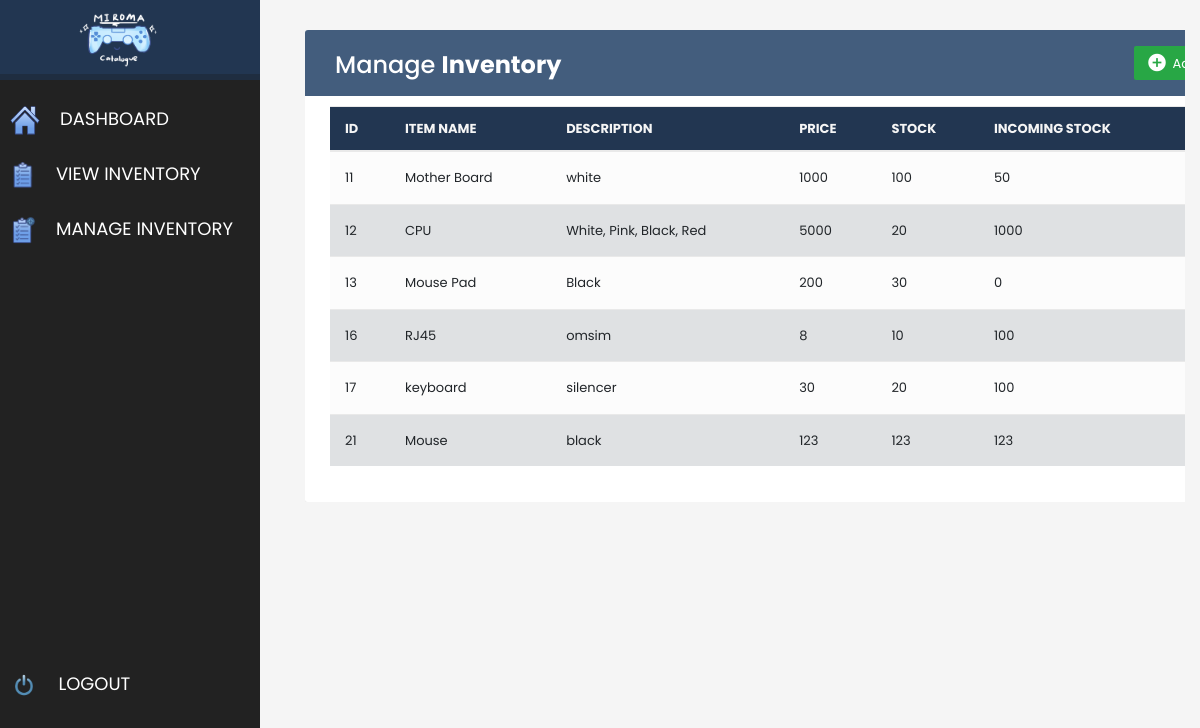
/u-manageinv.php, run on the app's committed database.
### tables this page shows
CREATE TABLE `inventory_stock` (
  `Inventory_ID` int(12) NOT NULL,
  `Item_stock` int(150) NOT NULL,
  `Incoming_stock` int(150) NOT NULL,
  `Item_ID` int(12) NOT NULL
);

CREATE TABLE `inventory` (
  `Item_ID` int(12) NOT NULL,
  `Item_name` varchar(150) NOT NULL,
  `Item_description` varchar(150) NOT NULL,
  `Item_price` decimal(50,0) NOT NULL
);

### u-manageinv.php (the view, shortened to what this page needs)
<!DOCTYPE html>
<html lang="en">
<head>
<link rel="stylesheet" href="css/manageinv_design.css"/>
<link rel="stylesheet" href="https://stackpath.bootstrapcdn.com/bootstrap/4.5.0/css/bootstrap.min.css">
<link rel="stylesheet" href="https://maxcdn.bootstrapcdn.com/font-awesome/4.7.0/css/font-awesome.min.css">
</head>
<body>
	<nav class="side-nav">
		<div class="logo">
		  <img src="images/nav-logo.png" alt="Logo">
		</div>
		<ul>
			<li>
				<img src="images/HomeIcon.png" alt="Button" style="max-width: 30px; height: 30px;">
				<a href="u-dashboard.php">DASHBOARD</a>
			  </li>
			  <li>
				<img src="images/InventoryIcon.png" alt="Button" style="max-width: 30px; height: 30px; padding:10;">
				<a href="u-view-inv.php">VIEW INVENTORY</a>
			  </li>
			  <li>
				<img src="images/InventoryIcon(manage).png" alt="Button" style="max-width: 30px; height: 30px; padding:10;">
				<a href="u-manageinv.php">MANAGE INVENTORY</a>
			  </li>
			  <li> <img src="images/LogOutIcon.png" alt="Button" style="max-width: 30px; height: 30px; padding:10;">
				<a href="logoutconf.php">LOGOUT</a>
			  </li>
		</ul>
	  </nav>
<div class="container-xl">
	<div class="table-responsive">
		<div class="table-wrapper">
			<div class="table-title">
				<div class="row">
					<div class="col-sm-6">
						<h2>Manage <b>Inventory</b></h2>
					</div>
					<div class="col-sm-6">
						<a href="#addEmployeeModal" class="btn btn-success" data-toggle="modal"><i class="material-icons">&#xE147;</i> <span>Add New Item</span></a>
					</div>
				</div>
			</div>
			<table class="table table-striped table-hover">
				<thead>
					<tr>
						<th>ID</th>
						<th>ITEM NAME</th>
						<th>DESCRIPTION</th>
						<th>PRICE</th>
						<th>STOCK</th>
						<th>INCOMING STOCK</th>
						<th> ACTIONS </th>
					</tr>
				</thead>
				<form action="php/deleteItem.inc.php">
					<tbody>
					<?php
							include "php/dbh.inc.php";
							$sql = "SELECT * FROM  inventory
									LEFT JOIN inventory_stock ON inventory.Item_ID = inventory_stock.Item_ID";
							$result = mysqli_query($conn,$sql);
							while($row=mysqli_fetch_assoc($result)){
						?>
						<tr>
							<td><?php echo $row['Item_ID'] ?></td>
							<td><?php echo $row['Item_name'] ?></td>
							<td><?php echo $row['Item_description'] ?></td>
							<td><?php echo $row['Item_price'] ?></td>
							<td><?php echo $row['Item_stock'] ?></td>
							<td><?php echo $row['Incoming_stock'] ?></td>
							<td>
							</td>
						</tr>
						<?php
							}
						?>
					</tbody>
					</form>
				</table>
		</div>
	</div>
</div>
</body>
</html>

### css/manageinv_design.css (style rules this page uses)
* { margin: 0; padding: 0; box-sizing: border-box; font-family: 'Poppins', sans-serif; }
body { padding-left: 290px; min-height: 100vh; background-color: #f2f2f2; font-family: 'Poppins', sans-serif; }
.side-nav { position: fixed; left: 0; top: 0; bottom: 0; height: 100%; width: 260px; background-color: #222; display: flex; flex-direction: column; }
.side-nav ul { list-style: none; padding: 0; margin: 0; flex-grow: 1; }
.side-nav li { display: flex; padding: 10px; padding-top: 15px; }
.side-nav a { margin-left: 20px; font-size: 18px; display: block; color: #fff; text-decoration: none; }
.side-nav li:first-child { margin-top: 10px; }
.side-nav li:last-child { margin-top: 290px; }
.logo { width: auto; height: 80px; padding: 4px; background:#223651; border-bottom: 6px solid #1f2d40; }
.logo img { height: 70px; max-width: auto; padding-top: 4px;; padding-left: 10px; padding-bottom: 10px; margin-top: 4px; margin-left: 60px; margin-right: auto; }
table { width: 100%; }
table, th, td { border-collapse: collapse; padding: 1rem; text-align: left; }
thead th { position: sticky; top: 0; left: 0; background-color: #223651; color: whitesmoke; cursor: pointer; text-transform: capitalize; }
tbody tr:nth-child(odd) { background-color: #6b6f7664; }
tbody tr:nth-child(even) { background-color: #b4b8bc6b; }
tbody tr { --delay: .1s; transition: .5s ease-in-out var(--delay), background-color 0s; }
tbody tr td, tbody tr td p, tbody tr td img { transition: .2s ease-in-out; }

### u-manageinv.php (style rules this page uses)
body { color: #566787; background: #f5f5f5; font-family: 'Varela Round', sans-serif; font-size: 13px; }
.side-nav { position: fixed; left: 0; top: 0; bottom: 0; height: 100%; width: 260px; background-color: #222; display: flex; flex-direction: column; text-decoration: none !important; }
.side-nav ul { list-style: none; padding: 0; margin: 0; flex-grow: 1; text-decoration: none !important; }
.side-nav li { display: flex; padding: 10px; padding-top: 15px; text-decoration: none !important; }
.side-nav a { margin-left: 20px; font-size: 18px; display: block; color: #fff; text-decoration: none; }
.side-nav li:first-child { margin-top: 10px; }
.side-nav li:last-child { margin-top: 400px; }
.logo { width: auto; height: 80px; padding: 4px; background:#223651; border-bottom: 6px solid #1f2d40; }
.logo img { height: 70px; max-width: auto; padding-top: 4px;; padding-left: 10px; padding-bottom: 10px; margin-top: 4px; margin-left: 60px; margin-right: auto; }
.table-responsive { margin: 30px 0; }
.table-wrapper { background: #fff; padding: 20px 25px; border-radius: 3px; min-width: 1000px; box-shadow: 0 1px 1px rgba(0,0,0,.05); }
.table-title { padding-bottom: 15px; background: #435d7d; color: #fff; padding: 16px 30px; min-width: 100%; margin: -20px -25px 10px; border-radius: 3px 3px 0 0; }
.table-title h2 { margin: 5px 0 0; font-size: 24px; }
.table-title .btn { color: #fff; float: right; font-size: 13px; border: none; min-width: 50px; border-radius: 2px; border: none; outline: none !important; margin-left: 10px; }
.table-title .btn i { float: left; font-size: 21px; margin-right: 5px; }
.table-title .btn span { float: left; margin-top: 2px; }
table.table tr th, table.table tr td { border-color: #e9e9e9; padding: 12px 15px; vertical-align: middle; }
table.table tr th:first-child { width: 60px; }
table.table tr th:last-child { width: 100px; }
table.table-striped tbody tr:nth-of-type(odd) { background-color: #fcfcfc; }

### data on the page
inventory_stock: Item_ID "11", Item_ID.Item_name "Mother Board", Item_ID.Item_description "white", Item_ID.Item_price "1000", Item_stock "100", Incoming_stock "50"
inventory_stock: Item_ID "12", Item_ID.Item_name "CPU", Item_ID.Item_description "White, Pink, Black, Red", Item_ID.Item_price "5000", Item_stock "20", Incoming_stock "1000"
inventory_stock: Item_ID "13", Item_ID.Item_name "Mouse Pad", Item_ID.Item_description "Black", Item_ID.Item_price "200", Item_stock "30", Incoming_stock "0"
inventory_stock: Item_ID "16", Item_ID.Item_name "RJ45", Item_ID.Item_description "omsim", Item_ID.Item_price "8", Item_stock "10", Incoming_stock "100"
inventory_stock: Item_ID "17", Item_ID.Item_name "keyboard", Item_ID.Item_description "silencer", Item_ID.Item_price "30", Item_stock "20", Incoming_stock "100"
inventory_stock: Item_ID "21", Item_ID.Item_name "Mouse", Item_ID.Item_description "black", Item_ID.Item_price "123", Item_stock "123", Incoming_stock "123"
